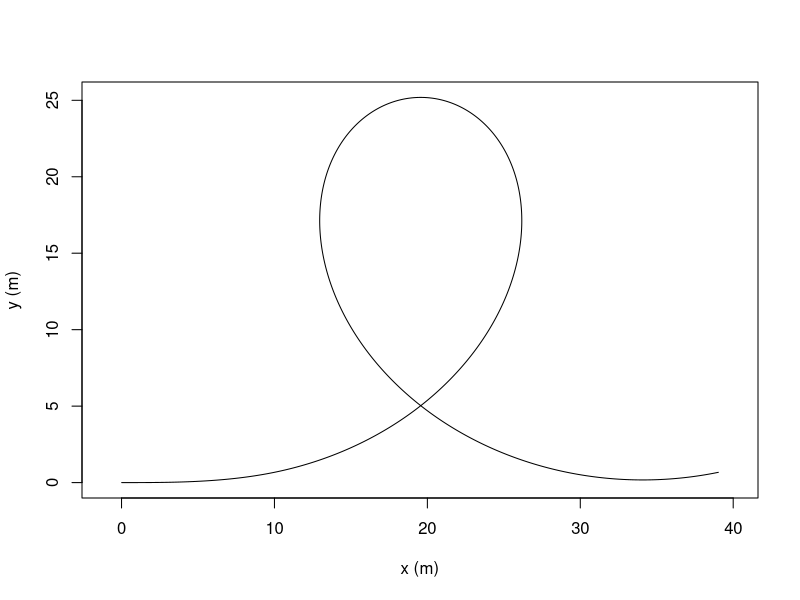
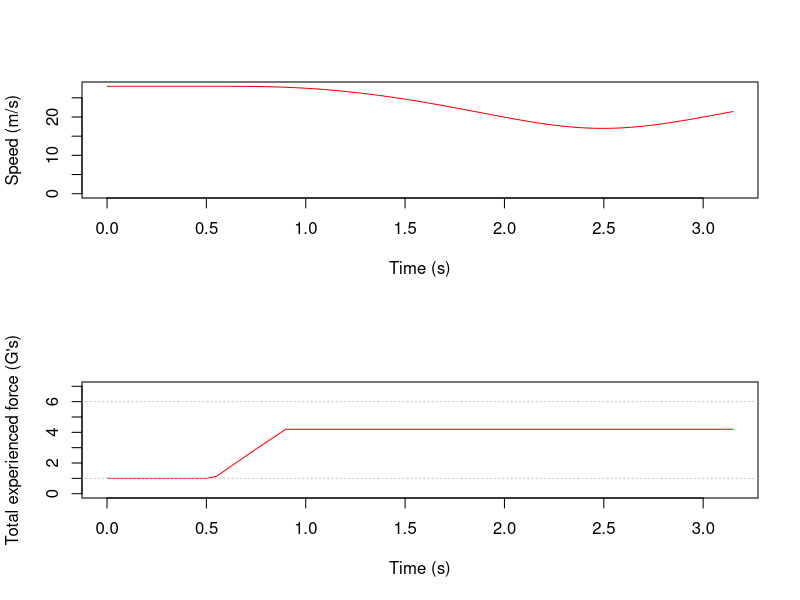
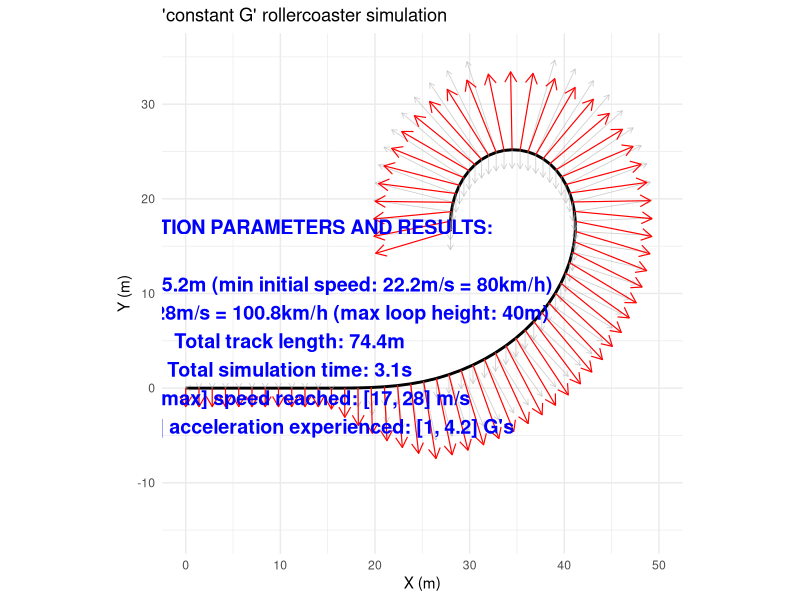
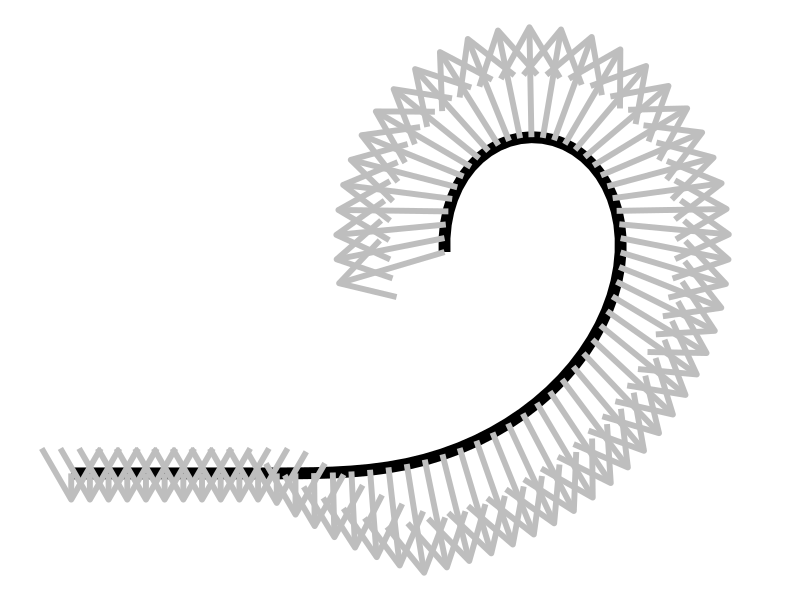

Write the R code that produced these figures, in order.
# Simulating G forces on different rollercoaster loop topologies
# www.overfitting.net
# https://www.overfitting.net/2025/08/simulando-loops-de-una-montana-rusa-con_69.html


library(pracma)  # fresnelC() and fresnelS() for clothoid
library(splines)
library(ggplot2)
library(Cairo)


# Design a constant-G loop with a clothoid entry (centrifugal OUTWARD convention)
design_constantG_loop <- function(v0, Gt, g = 9.80665,
                                  Lc = 5,        # clothoid length (m)
                                  ds_cl = 0.01,  # clothoid arc step (m)
                                  dphi = 0.002,  # loop integration step in radians
                                  y0 = 0.0) {
    stopifnot(Gt > 1, v0 > 0, g > 0, Lc >= 0, ds_cl > 0, dphi > 0)
    
    # Storage
    xs <- numeric(); ys <- numeric(); phis <- numeric(); ss <- numeric(); phases <- character(); Ginst <- numeric()
    
    # Helpers ---------------------------------------------------------------
    a_req <- function(phi) {
        # required inward acceleration to keep |g + a_out| = Gt*g
        root <- Gt^2 - sin(phi)^2
        if (root < 0) root <- 0 # numeric guard
        g * (-cos(phi) + sqrt(root))
    }
    totalG_from <- function(phi, v2, kappa) {
        # magnitude of g + a_out (outward) in units of g
        a_in <- v2 * kappa
        # cos(theta) between down and inward is -cos(phi)
        # |g e_down - a_in e_in| = sqrt(g^2 + a_in^2 - 2 g a_in cos(theta))
        # with cos(theta) = -cos(phi)
        num <- sqrt(g^2 + a_in^2 - 2*g*a_in*(-cos(phi)))
        num / g
    }
    
    # Phase 0: initial conditions ------------------------------------------
    x <- 0; y <- y0; phi <- 0; s <- 0
    v2 <- v0^2
    
    # Phase 1: clothoid entry (linear curvature from 0 to bottom curvature)
    # Bottom curvature that achieves target G at phi ~ 0:
    a_bottom <- g * (Gt - 1)                  # inward accel needed at the bottom
    kappa_target_bottom <- a_bottom / max(v2, 1e-9)
    
    if (Lc > 0) {
        alpha <- kappa_target_bottom / Lc       # kappa(s) = alpha * s
        s_loc <- 0
        while (s_loc < Lc) {
            kappa <- alpha * s_loc
            dphi_cl <- kappa * ds_cl
            phi <- phi + dphi_cl
            # advance position
            x <- x + cos(phi) * ds_cl
            y <- y + sin(phi) * ds_cl
            s <- s + ds_cl; s_loc <- s_loc + ds_cl
            # update speed via energy
            v2 <- v0^2 - 2*g*(y - y0)
            if (v2 <= 0) stop("Insufficient v0: train stalls during clothoid.")
            # log
            xs <- c(xs, x); ys <- c(ys, y); phis <- c(phis, phi); ss <- c(ss, s); phases <- c(phases, "clothoid")
            Ginst <- c(Ginst, totalG_from(phi, v2, kappa))
        }
    }
    
    # Phase 2: constant-G loop (integrate in φ with RK4)
    # ODEs: dy/dφ = sinφ * v^2 / a_req(φ) ; dx/dφ = cosφ * v^2 / a_req(φ)
    fy <- function(phi, y) {
        v2loc <- v0^2 - 2*g*(y - y0)
        if (v2loc <= 0) stop("Insufficient v0: train stalls in loop.")
        v2loc * sin(phi) / max(a_req(phi), 1e-9)
    }
    fx <- function(phi, y) {
        v2loc <- v0^2 - 2*g*(y - y0)
        if (v2loc <= 0) stop("Insufficient v0: train stalls in loop.")
        v2loc * cos(phi) / max(a_req(phi), 1e-9)
    }
    
    phi0 <- phi
    phi_end <- phi0 + 2*pi
    n_steps <- ceiling((phi_end - phi0) / dphi)
    for (i in 1:n_steps) {
        # RK4 for y(φ)
        k1y <- fy(phi, y)
        k1x <- fx(phi, y)
        
        k2y <- fy(phi + dphi/2, y + k1y*dphi/2)
        k2x <- fx(phi + dphi/2, y + k1y*dphi/2)
        
        k3y <- fy(phi + dphi/2, y + k2y*dphi/2)
        k3x <- fx(phi + dphi/2, y + k2y*dphi/2)
        
        k4y <- fy(phi + dphi, y + k3y*dphi)
        k4x <- fx(phi + dphi, y + k3y*dphi)
        
        y <- y + (dphi/6)*(k1y + 2*k2y + 2*k3y + k4y)
        x <- x + (dphi/6)*(k1x + 2*k2x + 2*k3x + k4x)
        phi <- phi + dphi
        
        # arc-length increment ds = dφ / κ = v^2/a_req * dφ
        v2 <- v0^2 - 2*g*(y - y0)
        a_in <- a_req(phi - dphi/2)  # mid-step approx
        ds_inc <- (v2 / max(a_in, 1e-9)) * dphi
        s <- s + ds_inc
        
        # log
        kappa_here <- a_in / max(v2, 1e-9)
        xs <- c(xs, x); ys <- c(ys, y); phis <- c(phis, phi); ss <- c(ss, s); phases <- c(phases, "loop")
        Ginst <- c(Ginst, totalG_from(phi, v2, kappa_here))
    }
    
    out <- data.frame(
        x = xs, y = ys, phi = phis, s = ss, phase = phases, G_total = Ginst
    )
    attr(out, "params") <- list(v0=v0, Gt=Gt, g=g, Lc=Lc, ds_cl=ds_cl, dphi=dphi)
    out
}


################################################

# 1. SIMULATION PARAMETERS

# Example: 20m/s entry speed, target 4.5G total, 5m clothoid

# Parameters needed by our simulator from rollercoaster topology:
g=9.80665
v0=28
t_max=999
dt=0.05      # time step (s)

# Parameters for current new design:
Gt=4.2  # number of constant G forces (times g)
Lc=10

track <- design_constantG_loop(v0 = v0, Gt = Gt, g = g, Lc = Lc)

# Quick check of G constancy in the loop:
with(track[track$phase=="loop",], range(G_total))
# Should be ~ c(4.2, 4.2) apart from tiny numerical noise

# Plot
plot(track$x, track$y, type="l", asp=1, xlab="x (m)", ylab="y (m)")


################################################

# 2. DEFINE CONSTANT G ROLLERCOASTER

x_points=c(-15, 0, track$x[1:round(length(track$x)*4/5)])+15
y_points=c(0, 0, track$y[1:round(length(track$y)*4/5)])
H=max(y_points)


# Check loop height vs initial speed compatibility

Hmax=v0^2/(2*g)
v0min=(2*g*H)^0.5
if (H>Hmax) stop("Loop height / initial speed incompatibility")


################################################

# 3. SIMULATION LOOP: CALCULATE ROLLERCOASTER POSITION, SPEED AND G FORCES


# Parameterize path by cumulative distance 's'
dx <- diff(x_points)
dy <- diff(y_points)
ds <- sqrt(dx^2 + dy^2)
s_points <- c(0, cumsum(ds))

# Total track length (m)
s_total <- max(s_points)

# Create spline interpolation functions for x(s) and y(s)
x_spline <- splinefun(s_points, x_points, method = "natural")
y_spline <- splinefun(s_points, y_points, method = "natural")

# Derivative functions (1st and 2nd derivatives)
x_prime  <- function(s) x_spline(s, deriv = 1)
x_dprime <- function(s) x_spline(s, deriv = 2)
y_prime  <- function(s) y_spline(s, deriv = 1)
y_dprime <- function(s) y_spline(s, deriv = 2)

# Curvature function kappa(s) = |x'y'' - y'x''| / (x'^2 + y'^2)^(3/2)
curvature <- function(s) {
    num <- x_prime(s) * y_dprime(s) - y_prime(s) * x_dprime(s)
    den <- (x_prime(s)^2 + y_prime(s)^2)^(3/2)
    abs(num) / den
}

# Energy conservation: total_energy = kinetic + potential at start
y0 <- y_points[1]
total_energy <- 0.5 * v0^2 + g * y0  # mass cancels out

# Initialize vectors to store results
time_vec <- numeric()
s_vec <- numeric()
x_vec <- numeric()
y_vec <- numeric()
v_vec <- numeric()
Fg_vec <- numeric()
Fc_vec <- numeric()

# Simulation loop
s <- 0       # initial path length coordinate
t <- 0

while (t < t_max && s <= s_total) {
    # Position
    x <- x_spline(s)
    y <- y_spline(s)
    
    # Calculate speed from energy conservation:
    # 0.5 v^2 + g*y = total_energy  => v = sqrt(2*(total_energy - g*y))
    v_sq <- 2 * (total_energy - g * y)
    # set velocity to zero if train “stops” climbing
    if (v_sq < 0) {
        v <- 0
        # optionally break to stop simulation here
        print(paste0("Simulation stopped at t=", t, " for losing all speed"))
        break
    } else {
        v <- sqrt(v_sq)
    }
    
    # Calculate radius of curvature r = 1/kappa
    k <- curvature(s)
    if (length(k) == 0 || is.na(k) || k == 0) {
        r <- Inf
    } else {
        r <- 1 / k
    }
    
    # Forces magnitudes (mass cancels)
    Fg <- g          # constant gravity force magnitude
    Fc <- v^2 / r    # centrifugal force magnitude
    
    # Store results
    time_vec <- c(time_vec, t)
    s_vec <- c(s_vec, s)
    x_vec <- c(x_vec, x)
    y_vec <- c(y_vec, y)
    v_vec <- c(v_vec, v)
    Fg_vec <- c(Fg_vec, Fg)
    Fc_vec <- c(Fc_vec, Fc)
    
    # Advance s by ds = v * dt (distance along path)
    s <- s + v * dt
    
    # Advance time
    t <- t + dt
}

# Combine results into a data frame
results <- data.frame(time = time_vec,
                      s = s_vec,
                      x = x_vec,
                      y = y_vec,
                      v = v_vec,
                      Fg = Fg_vec,
                      Fc = Fc_vec)


################################################

# 4. CALCULATE VECTOR COMPONENTS OF Fg, Fc -> Fsum

# Calculate unit tangent vector (dx/ds, dy/ds)
tangent_x <- x_prime(results$s)
tangent_y <- y_prime(results$s)
tangent_length <- sqrt(tangent_x^2 + tangent_y^2)
tangent_x <- tangent_x / tangent_length
tangent_y <- tangent_y / tangent_length

# Calculate unit normal vector by rotating tangent 90 degrees CCW:
normal_x <-  tangent_y
normal_y <- -tangent_x

# Force vectors components

# Gravity force (Fg)
Fg_x <- rep(0, length(results$x))
Fg_y <- -results$Fg

# Centrifugal force (Fc)
Fc_x <- normal_x * results$Fc
Fc_y <- normal_y * results$Fc

# Total G force (Fsum)
Fsum_x <- Fg_x + Fc_x
Fsum_y <- Fg_y + Fc_y
results$Fsum <- sqrt(Fsum_x^2 + Fsum_y^2)  # total G force experienced


################################################

# 5. DISPLAY AND PLOT RESULTS

# Show simulation parameters and results
text=paste0("SIMULATION PARAMETERS AND RESULTS:\n\n",
            "Loop height: ", round(H,1), "m (min initial speed: ", round(v0min, 1), "m/s = ", round(v0min/1000*3600,1),"km/h)\n",
            "Initial speed: ", round(v0, 1), "m/s = ", round(v0/1000*3600,1),"km/h (max loop height: ", round(Hmax, 1), "m)\n",
            "Total track length: ", round(s_total, 1), "m\n",
            "Total simulation time: ", round(max(results$time), 1), "s\n",
            "[min, max] speed reached: [", round(min(results$v), 1), ", ",
            round(max(results$v), 1), "] m/s\n",
            "[min, max] acceleration experienced: [", round(min(results$Fsum)/g, 1), ", ",
            round(max(results$Fsum)/g, 1), "] G's\n")
cat(text)


# Plot speed and G force vs time
CairoPNG(paste0("ConstantG_", round(H), "m_", round(v0), "ms_Plots.png"),
         width=512, height=800)
    par(mfrow = c(2, 1))
    
    # Plot speed
    plot(results$time, results$v, ylim=c(0,max(results$v)), type='l', col='red',
         xlab="Time (s)", ylab="Speed (m/s)")
    
    # Plot G force
    plot(results$time, results$Fsum/g, ylim=c(0,7), type='l', col='red',
         xlab="Time (s)", ylab="Total experienced force (G's)")
    abline(h=c(1,6), col="gray", lty="dotted")
    
    par(mfrow = c(1, 1))
dev.off()


# Plot graph of rollercoaster with all vector G forces

# Scale factor for plotting
scale_factor <- 0.2
Fg_x_plot <- Fg_x * scale_factor
Fg_y_plot <- Fg_y * scale_factor
Fc_x_plot <- Fc_x * scale_factor
Fc_y_plot <- Fc_y * scale_factor
Fsum_x_plot <- Fsum_x * scale_factor
Fsum_y_plot <- Fsum_y * scale_factor

# Data frames for arrows
arrows_Fg <- data.frame(
    x = results$x, y = results$y,
    xend = results$x + Fg_x_plot, yend = results$y + Fg_y_plot,
    Force = "Gravity"
)

arrows_Fc <- data.frame(
    x = results$x, y = results$y,
    xend = results$x + Fc_x_plot, yend = results$y + Fc_y_plot,
    Force = "Centrifugal"
)

arrows_Fsum <- data.frame(
    x = results$x, y = results$y,
    xend = results$x + Fsum_x_plot, yend = results$y + Fsum_y_plot,
    Force = "Total"
)

# Combine Fg and Fc into one for dim gray arrows
arrows_individual <- rbind(arrows_Fg, arrows_Fc)

x_mid=11  # <- mean(range(results$x))*1.2
y_mid=5  # <- mean(range(results$y))
CairoPNG(paste0("ConstantG_", round(H), "m_", round(v0), "ms_Graph.png"),
         width=1080, height=1080)
    ggplot() +
        geom_path(data = results, aes(x = x, y = y), color = "black", linewidth = 1) +
        geom_segment(data = arrows_individual,
                     aes(x = x, y = y, xend = xend, yend = yend),
                     arrow = arrow(length = unit(0.15, "cm")),
                     color = alpha("gray70", 0.6),
                     size = 0.3) +
        geom_segment(data = arrows_Fsum,
                     aes(x = x, y = y, xend = xend, yend = yend),
                     arrow = arrow(length = unit(0.3, "cm")),
                     color = "red",
                     size = 0.4) +
        annotate("text", x = x_mid, y = y_mid, label = text, color = "blue", size = 5, fontface = "bold") +
        coord_equal() +
        labs(title = "'constant G' rollercoaster simulation",
             x = "X (m)", y = "Y (m)") +
        theme_minimal() +
        xlim(0, 50) + ylim(-15, 35)
dev.off()




# Creative blueprint plotting
CairoPNG("beautiful_rollercoaster.png", width=1080*3, height=1080*3)
ggplot() +
    geom_path(
        data = results,
        aes(x = x, y = y),
        color = "black",
        linewidth = 4
    ) +
    geom_segment(
        data = arrows_Fsum,
        aes(x = x, y = y, xend = xend, yend = yend),
        arrow = arrow(length = unit(1.5, "cm")),
        color = "gray",
        linewidth = 2
    ) +
    coord_equal() +
    theme_void()  # removes axes, gridlines, and background
dev.off()
